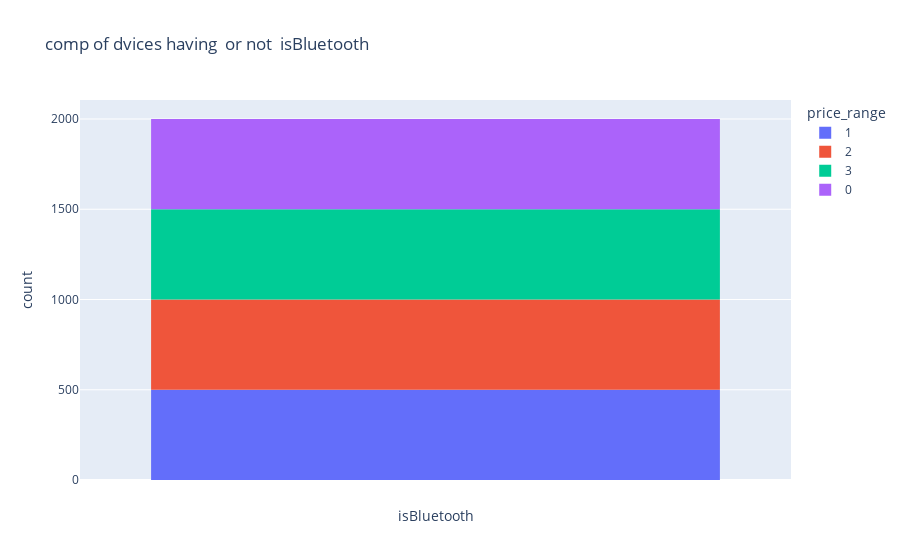
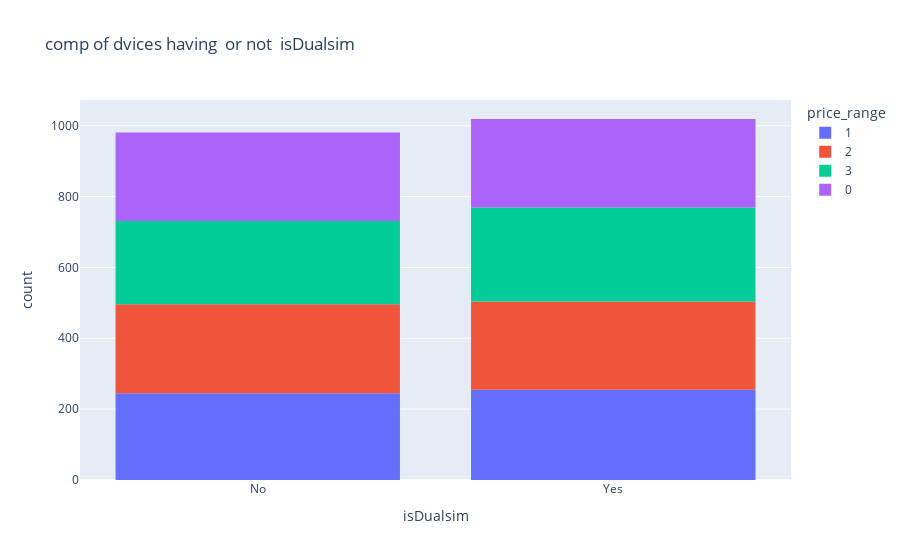
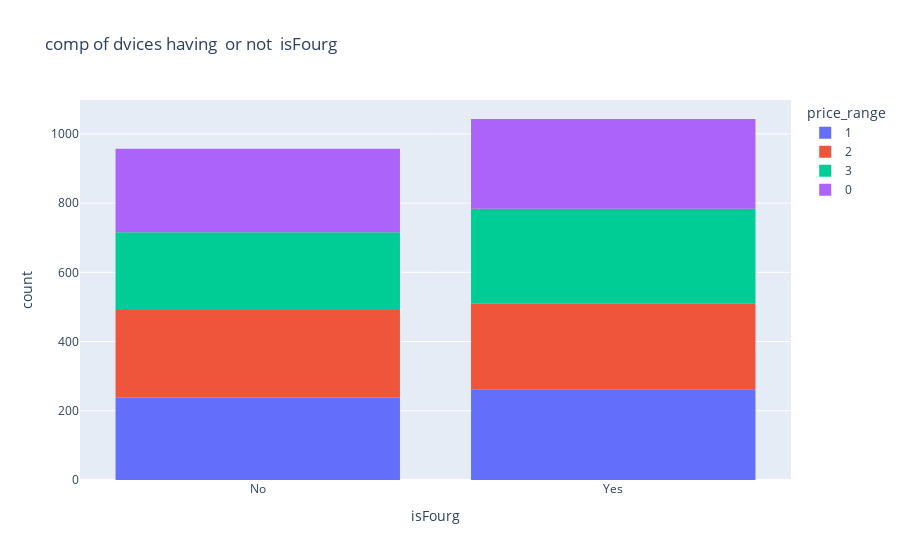

The notebook cell saved with these charts, in order:
### Code cell
#histogram for binary features  against dependant feature
def draw_hist(newcol,col):
    fig1=px.histogram(data_frame=dataset,x=newcol,color=col,title='comp of dvices having  or not  '+newcol)
    fig1.show()
    return
newcol=['isBluetooth','isDualsim','isFourg','isThreeg','isTouchscreen','isWifi','Cores']
col='price_range'
for i in range(0,len(newcol)):
   
    draw_hist(newcol[i],col)

### Figure 1 — Plotly figure (JSON) as saved in the notebook; plotly's stock layout.template omitted (floating-point values rounded to 4 significant figures; data arrays with more than 128 entries replaced by an {"elided": "..."} marker saying what was removed)
{"data": [{"alignmentgroup": "True", "bingroup": "x", "hovertemplate": "price_range=1<br>isBluetooth=%{x}<br>count=%{y}<extra></extra>", "legendgroup": "1", "marker": {"color": "#636efa", "pattern": {"shape": ""}}, "name": "1", "offsetgroup": "1", "orientation": "v", "showlegend": true, "type": "histogram", "x": {"elided": "500 str values"}, "xaxis": "x", "yaxis": "y"}, {"alignmentgroup": "True", "bingroup": "x", "hovertemplate": "price_range=2<br>isBluetooth=%{x}<br>count=%{y}<extra></extra>", "legendgroup": "2", "marker": {"color": "#EF553B", "pattern": {"shape": ""}}, "name": "2", "offsetgroup": "2", "orientation": "v", "showlegend": true, "type": "histogram", "x": {"elided": "500 str values"}, "xaxis": "x", "yaxis": "y"}, {"alignmentgroup": "True", "bingroup": "x", "hovertemplate": "price_range=3<br>isBluetooth=%{x}<br>count=%{y}<extra></extra>", "legendgroup": "3", "marker": {"color": "#00cc96", "pattern": {"shape": ""}}, "name": "3", "offsetgroup": "3", "orientation": "v", "showlegend": true, "type": "histogram", "x": {"elided": "500 str values"}, "xaxis": "x", "yaxis": "y"}, {"alignmentgroup": "True", "bingroup": "x", "hovertemplate": "price_range=0<br>isBluetooth=%{x}<br>count=%{y}<extra></extra>", "legendgroup": "0", "marker": {"color": "#ab63fa", "pattern": {"shape": ""}}, "name": "0", "offsetgroup": "0", "orientation": "v", "showlegend": true, "type": "histogram", "x": {"elided": "500 str values"}, "xaxis": "x", "yaxis": "y"}], "layout": {"barmode": "relative", "legend": {"title": {"text": "price_range"}, "tracegroupgap": 0}, "title": {"text": "comp of dvices having  or not  isBluetooth"}, "xaxis": {"anchor": "y", "domain": [0, 1], "title": {"text": "isBluetooth"}}, "yaxis": {"anchor": "x", "domain": [0, 1], "title": {"text": "count"}}}}

### Figure 2 — Plotly figure (JSON) as saved in the notebook; plotly's stock layout.template omitted (floating-point values rounded to 4 significant figures; data arrays with more than 128 entries replaced by an {"elided": "..."} marker saying what was removed)
{"data": [{"alignmentgroup": "True", "bingroup": "x", "hovertemplate": "price_range=1<br>isDualsim=%{x}<br>count=%{y}<extra></extra>", "legendgroup": "1", "marker": {"color": "#636efa", "pattern": {"shape": ""}}, "name": "1", "offsetgroup": "1", "orientation": "v", "showlegend": true, "type": "histogram", "x": {"elided": "500 str values"}, "xaxis": "x", "yaxis": "y"}, {"alignmentgroup": "True", "bingroup": "x", "hovertemplate": "price_range=2<br>isDualsim=%{x}<br>count=%{y}<extra></extra>", "legendgroup": "2", "marker": {"color": "#EF553B", "pattern": {"shape": ""}}, "name": "2", "offsetgroup": "2", "orientation": "v", "showlegend": true, "type": "histogram", "x": {"elided": "500 str values"}, "xaxis": "x", "yaxis": "y"}, {"alignmentgroup": "True", "bingroup": "x", "hovertemplate": "price_range=3<br>isDualsim=%{x}<br>count=%{y}<extra></extra>", "legendgroup": "3", "marker": {"color": "#00cc96", "pattern": {"shape": ""}}, "name": "3", "offsetgroup": "3", "orientation": "v", "showlegend": true, "type": "histogram", "x": {"elided": "500 str values"}, "xaxis": "x", "yaxis": "y"}, {"alignmentgroup": "True", "bingroup": "x", "hovertemplate": "price_range=0<br>isDualsim=%{x}<br>count=%{y}<extra></extra>", "legendgroup": "0", "marker": {"color": "#ab63fa", "pattern": {"shape": ""}}, "name": "0", "offsetgroup": "0", "orientation": "v", "showlegend": true, "type": "histogram", "x": {"elided": "500 str values"}, "xaxis": "x", "yaxis": "y"}], "layout": {"barmode": "relative", "legend": {"title": {"text": "price_range"}, "tracegroupgap": 0}, "title": {"text": "comp of dvices having  or not  isDualsim"}, "xaxis": {"anchor": "y", "domain": [0, 1], "title": {"text": "isDualsim"}}, "yaxis": {"anchor": "x", "domain": [0, 1], "title": {"text": "count"}}}}

### Figure 3 — Plotly figure (JSON) as saved in the notebook; plotly's stock layout.template omitted (floating-point values rounded to 4 significant figures; data arrays with more than 128 entries replaced by an {"elided": "..."} marker saying what was removed)
{"data": [{"alignmentgroup": "True", "bingroup": "x", "hovertemplate": "price_range=1<br>isFourg=%{x}<br>count=%{y}<extra></extra>", "legendgroup": "1", "marker": {"color": "#636efa", "pattern": {"shape": ""}}, "name": "1", "offsetgroup": "1", "orientation": "v", "showlegend": true, "type": "histogram", "x": {"elided": "500 str values"}, "xaxis": "x", "yaxis": "y"}, {"alignmentgroup": "True", "bingroup": "x", "hovertemplate": "price_range=2<br>isFourg=%{x}<br>count=%{y}<extra></extra>", "legendgroup": "2", "marker": {"color": "#EF553B", "pattern": {"shape": ""}}, "name": "2", "offsetgroup": "2", "orientation": "v", "showlegend": true, "type": "histogram", "x": {"elided": "500 str values"}, "xaxis": "x", "yaxis": "y"}, {"alignmentgroup": "True", "bingroup": "x", "hovertemplate": "price_range=3<br>isFourg=%{x}<br>count=%{y}<extra></extra>", "legendgroup": "3", "marker": {"color": "#00cc96", "pattern": {"shape": ""}}, "name": "3", "offsetgroup": "3", "orientation": "v", "showlegend": true, "type": "histogram", "x": {"elided": "500 str values"}, "xaxis": "x", "yaxis": "y"}, {"alignmentgroup": "True", "bingroup": "x", "hovertemplate": "price_range=0<br>isFourg=%{x}<br>count=%{y}<extra></extra>", "legendgroup": "0", "marker": {"color": "#ab63fa", "pattern": {"shape": ""}}, "name": "0", "offsetgroup": "0", "orientation": "v", "showlegend": true, "type": "histogram", "x": {"elided": "500 str values"}, "xaxis": "x", "yaxis": "y"}], "layout": {"barmode": "relative", "legend": {"title": {"text": "price_range"}, "tracegroupgap": 0}, "title": {"text": "comp of dvices having  or not  isFourg"}, "xaxis": {"anchor": "y", "domain": [0, 1], "title": {"text": "isFourg"}}, "yaxis": {"anchor": "x", "domain": [0, 1], "title": {"text": "count"}}}}
